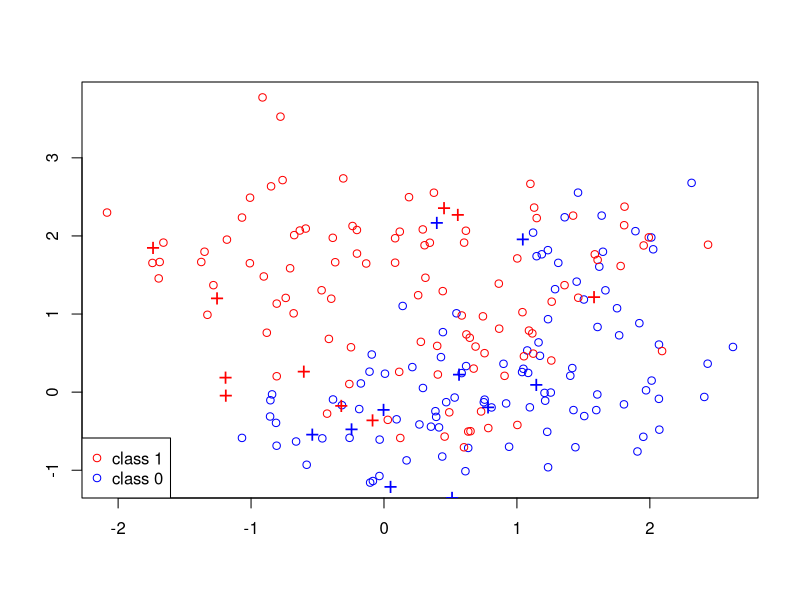
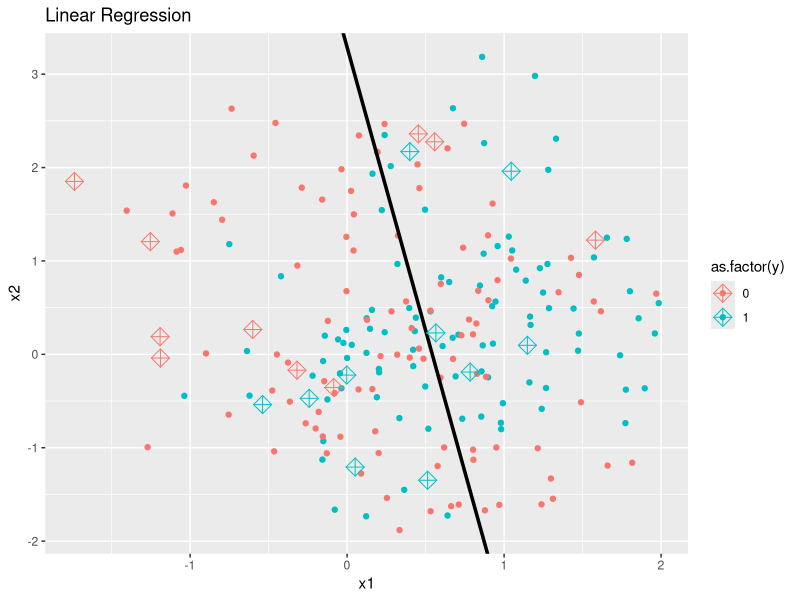
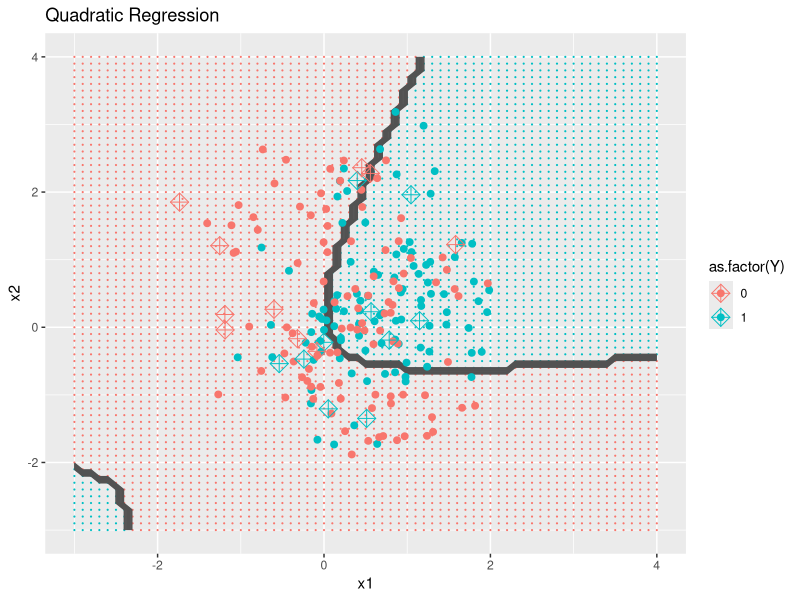
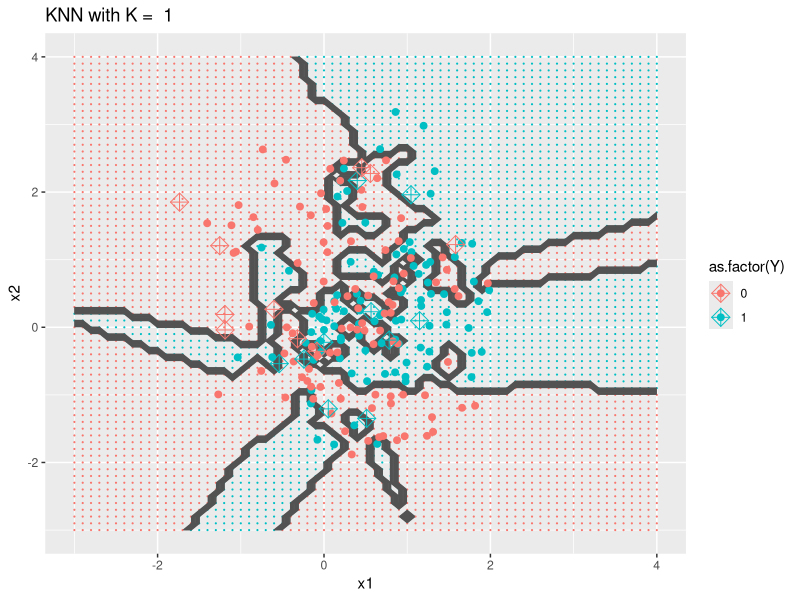
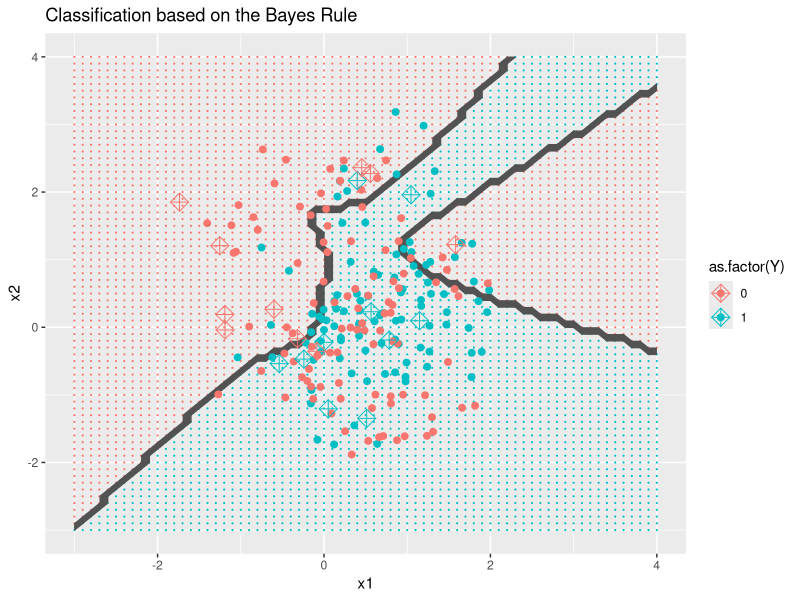
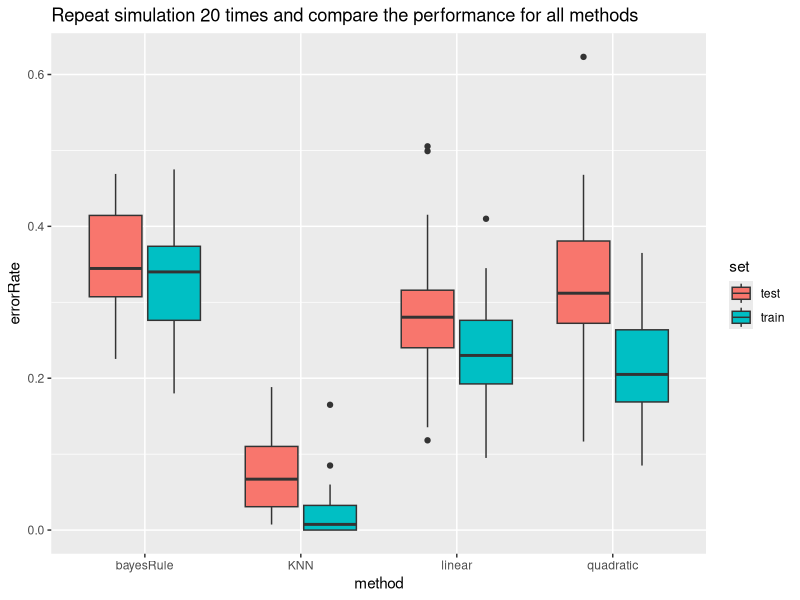
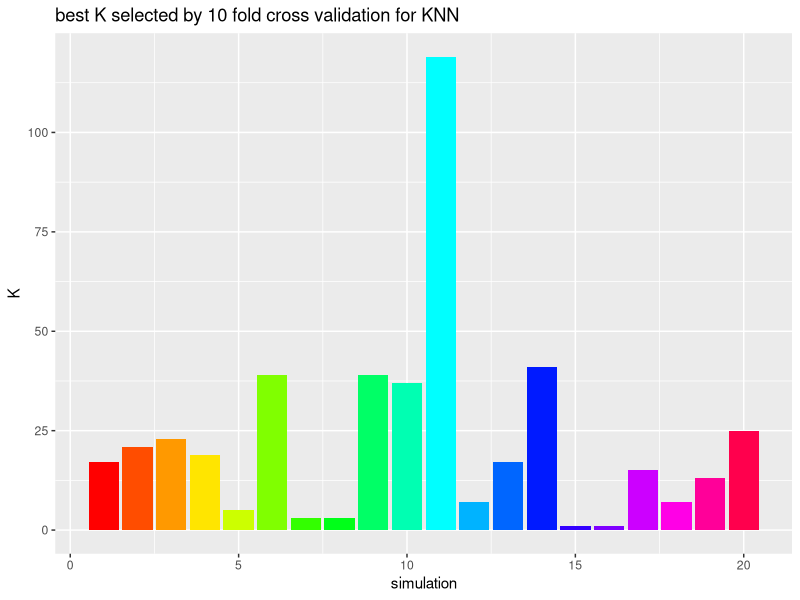

The R source for these figures, in order:
## ---- chunk 1
knitr::opts_chunk$set(warning = FALSE, message = FALSE)
options(scipen = 1, digits = 4, width = 80, fig.align = "center")
library(class)
library(ggplot2)
## ---- chunk 2
# fill the following result during 20 simulation run
linearTestErr = data.frame(method = rep("linear",20), set = rep("test", 20), errorRate = rep(0.0, 20)  )
linearTrainErr = data.frame(method = rep("linear",20), set = rep("train", 20), errorRate = rep(0.0, 20)  )

quadTestErr = data.frame(method = rep("quadratic",20), set = rep("test", 20), errorRate = rep(0.0, 20)  )
quadTrainErr = data.frame(method = rep("quadratic",20), set = rep("train", 20), errorRate = rep(0.0, 20)  )

knnTestErr = data.frame(method = rep("KNN",20), set = rep("test", 20), errorRate = rep(0.0, 20) )
knnTrainErr = data.frame(method = rep("KNN",20), set = rep("train", 20), errorRate = rep(0.0, 20)  )

bayesTestErr = data.frame(method = rep("bayesRule",20), set = rep("test", 20), errorRate = rep(0.0, 20)  )
bayesTrainErr = data.frame(method = rep("bayesRule",20), set = rep("train", 20), errorRate = rep(0., 20)  )
KNNCvBestK = rep(0, 20)
set.seed(8742)
## ---- chunk 3
generateCenters = function() {
  centers = 10; # number of centers
  p = 2;    
  sd = 1;  # sd for generating the centers within each class
  m1 = matrix(rnorm(centers*p), centers, p)*sd + cbind( rep(1,centers), rep(0,centers));
  m0 = matrix(rnorm(centers*p), centers, p)*sd + cbind( rep(0,centers), rep(1,centers));
  list(m0,m1)
}
## ---- chunk 4
generate_sim_data= function(centers = 10, n = 100, p = 2, sd = sqrt(1/5) ) {

  centers_mat = generateCenters()
  m0 = centers_mat[[1]]
  m1 = centers_mat[[2]]
  # Randomly allocate the n samples for class 1  to the 10 clusters
  id1 = sample(1:centers, n, replace = TRUE);
  # Randomly allocate the n samples for class 1 to the 10 clusters
  id0 = sample(1:centers, n, replace = TRUE);  
  matrix(rnorm(2*n*p), 2*n, p)*sd + rbind(m1[id1,], m0[id0,])
}
## ---- chunk 5
generateTrainAndTestData = function(train = 100, test = 5000) {

  train_data = generate_sim_data()
  train_df = data.frame(train_data)
  train_df$y = c(c(rep(1,train), rep(0,train)))
  colnames(train_df) = c("x1","x2","y")
  
  test_data = generate_sim_data(n = test)
  test_df = data.frame(test_data)
  test_df$y = c(rep(1,test), rep(0,test))
  colnames(test_df) = c("x1","x2","y")
  list(train_data = train_df, test_data = test_df)
}
## ---- chunk 6
sim_data = generateTrainAndTestData()
train_df = sim_data$train_data
test_df = sim_data$test_data
centers_mat = generateCenters()
m0 = centers_mat[[1]]
m1 = centers_mat[[2]]
## ---- chunk 7
#par(mfrow = c(1,2))
#plot(x2 ~ x1, col = y, data = train_df,
#     ylim = c(0, 5), xlim = c(0, 5), pch = 20, cex = 1.5)
#plot(x2 ~ x1, col = y, data = test_df,
#     ylim = c(0, 6), xlim = c(0, 6), pch = 20, cex = 1.5)
## ---- chunk 8
plot(train_df$x1, train_df$x2, type = "n", xlab = "", ylab = "")

points(train_df[train_df$y == 1,1], train_df[train_df$y == 1,2], col = "blue");
points(train_df[train_df$y == 0,1], train_df[train_df$y == 0,2], col = "red"); 

points(m1[1:10, 1], m1[1:10, 2], pch="+", cex=1.5, col="blue");    
points(m0[1:10, 1], m0[1:10, 2], pch="+", cex=1.5, col="red");   

legend("bottomleft", pch = c(1,1), col = c("red", "blue"), 
       legend = c("class 1", "class 0"))
## ---- chunk 9
simpleLinearRegression = function(index) {
  lm_fit = lm(y ~ ., data = train_df)
  lm_pred_cl_train = as.numeric(lm_fit$fitted > 0.5)
  c(train_error = mean(train_df$y != lm_pred_cl_train),
  test_error = round(mean(ifelse(predict(lm_fit, newdata = test_df) > 0.5, 1, 0) != test_df$y),4))
}
## ---- chunk 10
linearPlot = function (lm_fit) {
  ggplot(data = train_df, aes(x = x1, y = x2, color = as.factor(y))) + 
      geom_point() + geom_abline(slope = -lm_fit$coefficients[2]/lm_fit$coefficients[3], 
      intercept = (0.5 - lm_fit$coefficients[1])/lm_fit$coefficients[3], 
      size = 1.2) +
    geom_point(data = data.frame(m1), aes(x = X1, y = X2, color = as.factor(1)), shape  = 9, size = 4) + 
    geom_point(data = data.frame(m0), aes(x = X1, y = X2, color = as.factor(0)), shape  = 9, size = 4) +
    ggtitle("Linear Regression ")
}
## ---- chunk 11
quadraticRegression = function(index) {
  quad_fit = lm(y ~ x1 + x2 + I(x1*x2) + I(x1^2) + I(x2^2), data = train_df)
  lm_pred_cl_train = as.numeric(quad_fit$fitted > 0.5)
  c(train_error = mean(train_df$y != lm_pred_cl_train),
  test_error  = round(mean(ifelse(predict(quad_fit, newdata = test_df) > 0.5, 1, 0) != test_df$y),4))
}
## ---- chunk 12
quadraticPlot = function(quad_fit) {
# create a grid of points to be predicted by quad regression
X1 = seq(-3, 4, 0.1)
X2 = seq(-3, 4, 0.1)
X = expand.grid(x1 = X1, x2 = X2)
Y = ifelse(predict(quad_fit, newdata = X) > 0.5, 1, 0)

# plot the area
ggplot(data = X ) +
  geom_point(aes(x = x1, y = x2, color = as.factor(Y)), size = 0.1) +
  geom_contour(aes(x = x1, y = x2, z = Y), color = "grey32", inherit.aes = FALSE) +
  geom_point(data = train_df, aes(x = x1, y = x2, color = as.factor(y)), size = 2) +
    geom_point(data = data.frame(m1), aes(x = X1, y = X2, color = as.factor(1)), shape  = 9, size = 4) + 
  geom_point(data = data.frame(m0), aes(x = X1, y = X2, color = as.factor(0)), shape  = 9, size = 4) +
  ggtitle("Quadratic Regression ")
  
}

## ---- chunk 13

getCvKNNAveErrorRate=function(K,dataSet,foldSize,foldNum) {
  error = 0
  for (runId in 1:foldNum) {
      testSetIndex = ((runId - 1) * foldSize + 1):(ifelse(runId == 
          foldNum, nrow(dataSet), runId * foldSize))
      trainX = dataSet[-testSetIndex, c("x1", "x2")]
      trainY = as.factor(dataSet[-testSetIndex, ]$y)
      testX = dataSet[testSetIndex, c("x1", "x2")]
      testY = as.factor(dataSet[testSetIndex, ]$y)
      predictY = knn(trainX, testX, trainY, K)
      error = error + sum(predictY != testY)
  }
  error = error/nrow(dataSet)
  error
}

cvKNN = function(dataSet, foldNum) {
    foldSize = floor(nrow(dataSet)/foldNum)
    KVector = seq(1, (nrow(dataSet) - foldSize), 2)
    cvKNNAveErrorRates = sapply(KVector, getCvKNNAveErrorRate, dataSet, 
        foldSize, foldNum)
    result = list()
    result$bestK = max(KVector[cvKNNAveErrorRates == min(cvKNNAveErrorRates)])
    bestK_index = which(KVector %in% c(result$bestK))
    
    result$train.cvError = sum(knn(train_df, train_df, train_df$y, k = result$bestK) != train_df$y) / nrow(train_df)
    
    predictY = knn(train_df, test_df, train_df$y, k = result$bestK)
    result$cvError = sum(predictY != test_df$y) / nrow(test_df)
    result
}

foldNum = 10
kNearestNeighbor = function(index) {
  dataSet = train_df[sample(nrow(train_df)),]
  result = cvKNN(dataSet,foldNum)
  c(result$train.cvError,result$cvError,result$bestK)
}
## ---- chunk 14
knnPlot = function(bestK) {
  # create a grid of points to be predicted by KNN
  X1 = seq(-3, 4, 0.1)
  X2 = seq(-3, 4, 0.1)
  X = expand.grid(x1 = X1, x2 = X2)
  Y = knn(train_df[, c("x1", "x2")], X, train_df[, c("y")] , bestK) 
  
  # plot the area
  ggplot(data = X ) +
    geom_point(aes(x = x1, y = x2, color = as.factor(Y)), size = 0.1) +
    geom_contour(aes(x = x1, y = x2, z = as.integer(Y)), color = "grey32", inherit.aes = FALSE) +
    geom_point(data = train_df, aes(x = x1, y = x2, color = as.factor(y)), size = 2) +
      geom_point(data = data.frame(m1), aes(x = X1, y = X2, color = as.factor(1)), shape  = 9, size = 4) + 
    geom_point(data = data.frame(m0), aes(x = X1, y = X2, color = as.factor(0)), shape  = 9, size = 4) +
    ggtitle(paste("KNN with K = ", bestK))
  
}


## ---- chunk 15
# bayes error
mixedModelBayes=function(x){
  sum(exp(-apply((t(m1)-x)^2, 2, sum)*5/2))/sum(exp(-apply((t(m0)-x)^2, 2, sum)*5/2))
}

bayesError = function(index) {
  cl_train_pred_Bayes = apply(train_df[,1:2], 1, mixedModelBayes)
  cl_train_pred_Bayes = as.numeric(cl_train_pred_Bayes > 1);
  train.err.Bayes = sum(train_df$y !=  cl_train_pred_Bayes) / nrow(train_df)

  cl_test_pred_Bayes = apply(test_df[,1:2], 1, mixedModelBayes)
  cl_test_pred_Bayes = as.numeric(cl_test_pred_Bayes > 1);
  test.err.Bayes = sum(test_df$y !=  cl_test_pred_Bayes) / nrow(test_df)
  c(train.err.Bayes,test.err.Bayes)
}
## ---- chunk 16
bayesPlot = function() {
  # create a grid of points to be predicted by bayes rule
  X1 = seq(-3, 4, 0.1)
  X2 = seq(-3, 4, 0.1)
  X = expand.grid(x1 = X1, x2 = X2)
  Y = as.numeric(apply(X, 1, mixedModelBayes) > 1)
  
  # plot the area
  ggplot(data = X ) +
    geom_point(aes(x = x1, y = x2, color = as.factor(Y)), size = 0.1) +
    geom_contour(aes(x = x1, y = x2, z = Y), color = "grey32", inherit.aes = FALSE) +
    geom_point(data = train_df, aes(x = x1, y = x2, color = as.factor(y)), size = 2) +
      geom_point(data = data.frame(m1), aes(x = X1, y = X2, color = as.factor(1)), shape  =9, size = 4) + 
    geom_point(data = data.frame(m0), aes(x = X1, y = X2, color = as.factor(0)), shape  = 9, size = 4) +
    ggtitle("Classification based on the Bayes Rule ")
}

## ---- chunk 17
simSize = 20

for(i in 1:simSize) {
  sim_data = generateTrainAndTestData()
  train_df = sim_data$train_data
  test_df = sim_data$test_data
  lr_errors = simpleLinearRegression(i)
  linearTrainErr[i,"errorRate"] = lr_errors[1]
  linearTestErr[i,"errorRate"] = lr_errors[2]
  quad_errors = quadraticRegression(i)
  quadTrainErr[i,"errorRate"] = quad_errors[1]
  quadTestErr[i,"errorRate"] = quad_errors[2]
  knn_errors = kNearestNeighbor(i)
  knnTrainErr[i,"errorRate"] = knn_errors[1]
  knnTestErr[i,"errorRate"] = knn_errors[2]
  KNNCvBestK[i] = knn_errors[3]
  bayes_errors = bayesError(i)
  bayesTrainErr[i,"errorRate"] = bayes_errors[1]
  bayesTestErr[i,"errorRate"] = bayes_errors[2]
}

# visualization of 4 methods
linearPlot( lm(y ~ ., data = train_df) )
quadraticPlot( lm(y ~ x1 + x2 + I(x1*x2) + I(x1^2) + I(x2^2), data = train_df) )
knnPlot(min(KNNCvBestK))
bayesPlot()

# consolidate all results
finalErr = rbind(linearTestErr, linearTrainErr, quadTestErr, quadTrainErr, knnTestErr, knnTrainErr, bayesTestErr, bayesTrainErr)

# plot boxplot
ggplot(finalErr, aes(x = method, y = errorRate, fill = set)) +
  geom_boxplot() +
  ggtitle("Repeat simulation 20 times and compare the performance for all methods ")
## ---- chunk 18

bestK_df = data.frame(simulation = seq(1,20,1), K = KNNCvBestK)

# plot barplot for 20 best K
ggplot(bestK_df, aes(x = simulation, y = K)) +
  geom_bar(stat = "identity", fill = rainbow(20)) +
  ggtitle("best K selected by 10 fold cross validation for KNN ")

## ---- chunk 19
mean(KNNCvBestK)

## ---- chunk 20
sd(KNNCvBestK)
